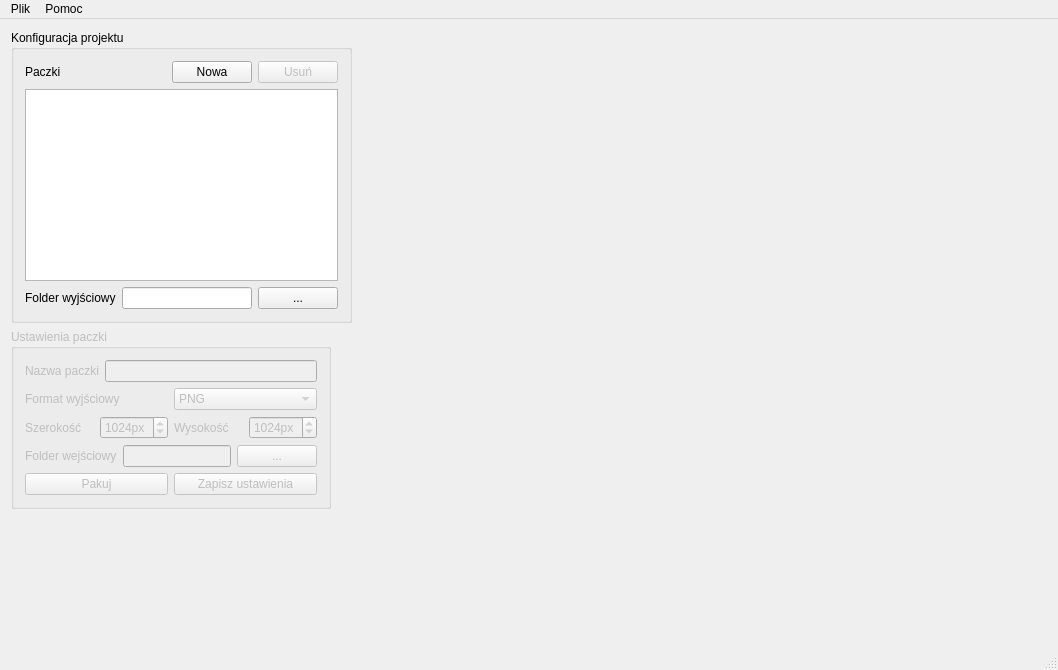
<?xml version="1.0" encoding="UTF-8"?>
<ui version="4.0">
 <class>MainWindow</class>
 <widget class="QMainWindow" name="MainWindow">
  <property name="geometry">
   <rect>
    <x>0</x>
    <y>0</y>
    <width>1058</width>
    <height>670</height>
   </rect>
  </property>
  <property name="windowTitle">
   <string>MainWindow</string>
  </property>
  <widget class="QWidget" name="centralWidget">
   <layout class="QHBoxLayout" name="horizontalLayout_5">
    <item>
     <layout class="QVBoxLayout" name="verticalLayout">
      <property name="sizeConstraint">
       <enum>QLayout::SetMinimumSize</enum>
      </property>
      <item>
       <widget class="QGroupBox" name="groupBox">
        <property name="sizePolicy">
         <sizepolicy hsizetype="Fixed" vsizetype="Preferred">
          <horstretch>0</horstretch>
          <verstretch>0</verstretch>
         </sizepolicy>
        </property>
        <property name="title">
         <string>Konfiguracja projektu</string>
        </property>
        <layout class="QVBoxLayout" name="verticalLayout_4">
         <item>
          <layout class="QVBoxLayout" name="verticalLayout_2">
           <item>
            <layout class="QHBoxLayout" name="horizontalLayout_2">
             <item>
              <widget class="QLabel" name="label_2">
               <property name="minimumSize">
                <size>
                 <width>141</width>
                 <height>0</height>
                </size>
               </property>
               <property name="text">
                <string>Paczki</string>
               </property>
               <property name="buddy">
                <cstring>packs</cstring>
               </property>
              </widget>
             </item>
             <item>
              <widget class="QPushButton" name="newPack">
               <property name="sizePolicy">
                <sizepolicy hsizetype="Minimum" vsizetype="Fixed">
                 <horstretch>0</horstretch>
                 <verstretch>0</verstretch>
                </sizepolicy>
               </property>
               <property name="minimumSize">
                <size>
                 <width>0</width>
                 <height>0</height>
                </size>
               </property>
               <property name="text">
                <string>Nowa</string>
               </property>
              </widget>
             </item>
             <item>
              <widget class="QPushButton" name="removePack">
               <property name="enabled">
                <bool>false</bool>
               </property>
               <property name="text">
                <string>Usuń</string>
               </property>
              </widget>
             </item>
            </layout>
           </item>
           <item>
            <widget class="QListWidget" name="packs"/>
           </item>
          </layout>
         </item>
         <item>
          <layout class="QHBoxLayout" name="horizontalLayout_4">
           <item>
            <widget class="QLabel" name="label_4">
             <property name="text">
              <string>Folder wyjściowy</string>
             </property>
            </widget>
           </item>
           <item>
            <widget class="QLineEdit" name="outputFolder">
             <property name="sizePolicy">
              <sizepolicy hsizetype="Expanding" vsizetype="Fixed">
               <horstretch>0</horstretch>
               <verstretch>0</verstretch>
              </sizepolicy>
             </property>
             <property name="minimumSize">
              <size>
               <width>0</width>
               <height>0</height>
              </size>
             </property>
            </widget>
           </item>
           <item>
            <widget class="QPushButton" name="outputFolderBtn">
             <property name="sizePolicy">
              <sizepolicy hsizetype="Minimum" vsizetype="Fixed">
               <horstretch>0</horstretch>
               <verstretch>0</verstretch>
              </sizepolicy>
             </property>
             <property name="minimumSize">
              <size>
               <width>0</width>
               <height>0</height>
              </size>
             </property>
             <property name="text">
              <string>...</string>
             </property>
            </widget>
           </item>
          </layout>
         </item>
        </layout>
       </widget>
      </item>
      <item>
       <widget class="QGroupBox" name="packSettings">
        <property name="enabled">
         <bool>false</bool>
        </property>
        <property name="sizePolicy">
         <sizepolicy hsizetype="Fixed" vsizetype="Preferred">
          <horstretch>0</horstretch>
          <verstretch>0</verstretch>
         </sizepolicy>
        </property>
        <property name="title">
         <string>Ustawienia paczki</string>
        </property>
        <layout class="QVBoxLayout" name="verticalLayout_5">
         <item>
          <layout class="QHBoxLayout" name="horizontalLayout_3">
           <item>
            <widget class="QLabel" name="label_3">
             <property name="text">
              <string>Nazwa paczki</string>
             </property>
             <property name="buddy">
              <cstring>activePackName</cstring>
             </property>
            </widget>
           </item>
           <item>
            <widget class="QLineEdit" name="activePackName">
             <property name="readOnly">
              <bool>true</bool>
             </property>
            </widget>
           </item>
          </layout>
         </item>
         <item>
          <layout class="QHBoxLayout" name="horizontalLayout">
           <item>
            <widget class="QLabel" name="label">
             <property name="text">
              <string>Format wyjściowy</string>
             </property>
             <property name="buddy">
              <cstring>outputFormat</cstring>
             </property>
            </widget>
           </item>
           <item>
            <widget class="QComboBox" name="outputFormat">
             <item>
              <property name="text">
               <string>PNG</string>
              </property>
             </item>
            </widget>
           </item>
          </layout>
         </item>
         <item>
          <layout class="QHBoxLayout" name="horizontalLayout_6">
           <item>
            <widget class="QLabel" name="label_5">
             <property name="text">
              <string>Szerokość</string>
             </property>
             <property name="buddy">
              <cstring>widthPack</cstring>
             </property>
            </widget>
           </item>
           <item>
            <widget class="QSpinBox" name="widthPack">
             <property name="suffix">
              <string>px</string>
             </property>
             <property name="maximum">
              <number>9999</number>
             </property>
             <property name="singleStep">
              <number>10</number>
             </property>
             <property name="value">
              <number>1024</number>
             </property>
            </widget>
           </item>
           <item>
            <widget class="QLabel" name="label_6">
             <property name="text">
              <string>Wysokość</string>
             </property>
             <property name="buddy">
              <cstring>heightPack</cstring>
             </property>
            </widget>
           </item>
           <item>
            <widget class="QSpinBox" name="heightPack">
             <property name="suffix">
              <string>px</string>
             </property>
             <property name="maximum">
              <number>9999</number>
             </property>
             <property name="singleStep">
              <number>10</number>
             </property>
             <property name="value">
              <number>1024</number>
             </property>
            </widget>
           </item>
          </layout>
         </item>
         <item>
          <layout class="QHBoxLayout" name="inputFolder">
           <item>
            <widget class="QLabel" name="label_7">
             <property name="text">
              <string>Folder wejściowy</string>
             </property>
             <property name="buddy">
              <cstring>inputFolderDir</cstring>
             </property>
            </widget>
           </item>
           <item>
            <widget class="QLineEdit" name="inputFolderDir"/>
           </item>
           <item>
            <widget class="QPushButton" name="inputFolderBtn">
             <property name="text">
              <string>...</string>
             </property>
            </widget>
           </item>
          </layout>
         </item>
         <item>
          <layout class="QHBoxLayout" name="horizontalLayout_8">
           <item>
            <widget class="QPushButton" name="packAtlas">
             <property name="text">
              <string>Pakuj</string>
             </property>
            </widget>
           </item>
           <item>
            <widget class="QPushButton" name="saveSettings">
             <property name="text">
              <string>Zapisz ustawienia</string>
             </property>
            </widget>
           </item>
          </layout>
         </item>
        </layout>
       </widget>
      </item>
      <item>
       <spacer name="verticalSpacer">
        <property name="orientation">
         <enum>Qt::Vertical</enum>
        </property>
        <property name="sizeHint" stdset="0">
         <size>
          <width>20</width>
          <height>40</height>
         </size>
        </property>
       </spacer>
      </item>
     </layout>
    </item>
    <item>
     <layout class="QVBoxLayout" name="preview">
      <property name="sizeConstraint">
       <enum>QLayout::SetMaximumSize</enum>
      </property>
      <item>
       <widget class="QGraphicsView" name="graphicsView">
        <property name="styleSheet">
         <string notr="true">background-color: transparent;</string>
        </property>
       </widget>
      </item>
     </layout>
    </item>
   </layout>
  </widget>
  <widget class="QMenuBar" name="menuBar">
   <property name="geometry">
    <rect>
     <x>0</x>
     <y>0</y>
     <width>1058</width>
     <height>21</height>
    </rect>
   </property>
   <widget class="QMenu" name="menuPlik">
    <property name="title">
     <string>Plik</string>
    </property>
    <addaction name="actionNowy"/>
    <addaction name="action_Open"/>
    <addaction name="actionZapisz"/>
    <addaction name="actionUstawienia"/>
    <addaction name="actionExit"/>
   </widget>
   <widget class="QMenu" name="menuPomoc">
    <property name="title">
     <string>Pomoc</string>
    </property>
    <addaction name="about"/>
   </widget>
   <addaction name="menuPlik"/>
   <addaction name="menuPomoc"/>
  </widget>
  <widget class="QStatusBar" name="statusBar"/>
  <action name="actionExit">
   <property name="text">
    <string>Wyjście</string>
   </property>
   <property name="shortcut">
    <string>Ctrl+Q</string>
   </property>
  </action>
  <action name="about">
   <property name="text">
    <string>O programie</string>
   </property>
  </action>
  <action name="actionZapisz">
   <property name="text">
    <string>Zapisz</string>
   </property>
   <property name="shortcut">
    <string>Ctrl+S</string>
   </property>
  </action>
  <action name="actionUstawienia">
   <property name="text">
    <string>Ustawienia</string>
   </property>
  </action>
  <action name="actionNowy">
   <property name="text">
    <string>Nowy</string>
   </property>
  </action>
  <action name="action_Open">
   <property name="text">
    <string>&amp;Otwórz</string>
   </property>
   <property name="shortcut">
    <string>Ctrl+O</string>
   </property>
  </action>
 </widget>
 <layoutdefault spacing="6" margin="11"/>
 <resources/>
 <connections>
  <connection>
   <sender>actionExit</sender>
   <signal>triggered()</signal>
   <receiver>MainWindow</receiver>
   <slot>close()</slot>
   <hints>
    <hint type="sourcelabel">
     <x>-1</x>
     <y>-1</y>
    </hint>
    <hint type="destinationlabel">
     <x>233</x>
     <y>200</y>
    </hint>
   </hints>
  </connection>
 </connections>
</ui>
